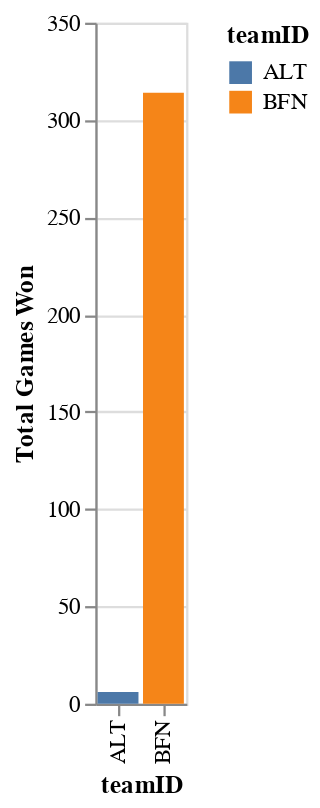

The notebook cell this image was saved under:
### Markdown cell above
#### Chart Creation

Use altair to creat a chart that was created by SQl

### Code cell
sql_chart_0 = (alt.Chart(sql_dataframe_1)
    .encode(
        x= alt.X('teamID'),
        y= alt.Y('Total Games Won'),
        color= 'teamID'
    ).mark_bar())

# Saving the chart as a png
sql_chart_0.save("screenshots/sql_chart_0.png")

sql_chart_0

### Figure 1 — Vega-Lite specification as saved in the notebook (floating-point values rounded to 4 significant figures)
{"config": {"view": {"continuousWidth": 400, "continuousHeight": 300}}, "data": {"name": "data-75e1f0529279a03dbdbdb21435e8e12d"}, "mark": "bar", "encoding": {"color": {"field": "teamID", "type": "nominal"}, "x": {"field": "teamID", "type": "nominal"}, "y": {"field": "Total Games Won", "type": "quantitative"}}, "$schema": "https://vega.github.io/schema/vega-lite/v4.17.0.json", "datasets": {"data-75e1f0529279a03dbdbdb21435e8e12d": [{"teamID": "ALT", "Total Games Won": 6}, {"teamID": "BFN", "Total Games Won": 314}]}}
